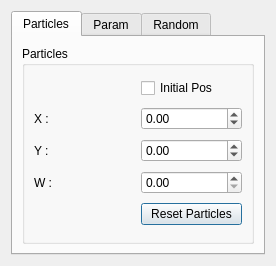
<?xml version="1.0" encoding="UTF-8"?>
<ui version="4.0">
 <class>MCLDialog</class>
 <widget class="QDialog" name="MCLDialog">
  <property name="geometry">
   <rect>
    <x>0</x>
    <y>0</y>
    <width>276</width>
    <height>266</height>
   </rect>
  </property>
  <property name="windowTitle">
   <string>Dialog</string>
  </property>
  <layout class="QGridLayout" name="gridLayout_3">
   <item row="0" column="0" rowspan="2">
    <widget class="QTabWidget" name="tabWidget">
     <property name="currentIndex">
      <number>0</number>
     </property>
     <widget class="QWidget" name="tab">
      <attribute name="title">
       <string>Particles</string>
      </attribute>
      <layout class="QGridLayout" name="gridLayout_7">
       <item row="0" column="0">
        <widget class="QGroupBox" name="groupBox">
         <property name="title">
          <string>Particles</string>
         </property>
         <layout class="QGridLayout" name="gridLayout">
          <item row="0" column="1">
           <widget class="QCheckBox" name="checkBox">
            <property name="text">
             <string>Initial Pos</string>
            </property>
           </widget>
          </item>
          <item row="1" column="0">
           <widget class="QLabel" name="label">
            <property name="text">
             <string>X :</string>
            </property>
           </widget>
          </item>
          <item row="1" column="1">
           <widget class="QDoubleSpinBox" name="xpos_spinbox">
            <property name="minimum">
             <double>-4.500000000000000</double>
            </property>
            <property name="maximum">
             <double>4.500000000000000</double>
            </property>
            <property name="singleStep">
             <double>0.100000000000000</double>
            </property>
           </widget>
          </item>
          <item row="2" column="0">
           <widget class="QLabel" name="label_2">
            <property name="text">
             <string>Y :</string>
            </property>
           </widget>
          </item>
          <item row="2" column="1">
           <widget class="QDoubleSpinBox" name="ypos_spinbox">
            <property name="minimum">
             <double>-3.000000000000000</double>
            </property>
            <property name="maximum">
             <double>3.000000000000000</double>
            </property>
            <property name="singleStep">
             <double>0.100000000000000</double>
            </property>
            <property name="value">
             <double>0.000000000000000</double>
            </property>
           </widget>
          </item>
          <item row="3" column="0">
           <widget class="QLabel" name="label_3">
            <property name="text">
             <string>W :</string>
            </property>
           </widget>
          </item>
          <item row="3" column="1">
           <widget class="QDoubleSpinBox" name="wpos_spinbox">
            <property name="maximum">
             <double>360.000000000000000</double>
            </property>
           </widget>
          </item>
          <item row="4" column="1">
           <widget class="QPushButton" name="reset_btn">
            <property name="text">
             <string>Reset Particles</string>
            </property>
           </widget>
          </item>
         </layout>
        </widget>
       </item>
      </layout>
     </widget>
     <widget class="QWidget" name="tab_2">
      <attribute name="title">
       <string>Param</string>
      </attribute>
      <layout class="QGridLayout" name="gridLayout_6">
       <item row="0" column="0">
        <widget class="QGroupBox" name="groupBox_3">
         <property name="title">
          <string>Params</string>
         </property>
         <layout class="QGridLayout" name="gridLayout_4">
          <item row="2" column="0">
           <widget class="QLabel" name="label_8">
            <property name="text">
             <string>w_vision :</string>
            </property>
           </widget>
          </item>
          <item row="3" column="0">
           <widget class="QLabel" name="label_10">
            <property name="text">
             <string>w_compass :</string>
            </property>
           </widget>
          </item>
          <item row="4" column="0">
           <widget class="QPushButton" name="set_augment_btn">
            <property name="text">
             <string>Set Aug</string>
            </property>
           </widget>
          </item>
          <item row="4" column="1">
           <widget class="QPushButton" name="set_weight_btn">
            <property name="text">
             <string>Set Weight</string>
            </property>
           </widget>
          </item>
          <item row="2" column="1">
           <widget class="QDoubleSpinBox" name="wvis_sbox">
            <property name="decimals">
             <number>3</number>
            </property>
            <property name="maximum">
             <double>1.000000000000000</double>
            </property>
            <property name="singleStep">
             <double>0.010000000000000</double>
            </property>
           </widget>
          </item>
          <item row="1" column="0">
           <widget class="QLabel" name="label_6">
            <property name="text">
             <string>a_slow :</string>
            </property>
           </widget>
          </item>
          <item row="1" column="1">
           <widget class="QDoubleSpinBox" name="a_slow_sbox">
            <property name="decimals">
             <number>5</number>
            </property>
            <property name="maximum">
             <double>1.000000000000000</double>
            </property>
            <property name="singleStep">
             <double>0.000001000000000</double>
            </property>
           </widget>
          </item>
          <item row="0" column="0">
           <widget class="QLabel" name="label_4">
            <property name="text">
             <string>a_fast :</string>
            </property>
           </widget>
          </item>
          <item row="0" column="1">
           <widget class="QDoubleSpinBox" name="a_fast_sbox">
            <property name="decimals">
             <number>5</number>
            </property>
            <property name="maximum">
             <double>2.000000000000000</double>
            </property>
            <property name="singleStep">
             <double>0.000010000000000</double>
            </property>
           </widget>
          </item>
          <item row="3" column="1">
           <widget class="QDoubleSpinBox" name="wcmps_sbox">
            <property name="decimals">
             <number>3</number>
            </property>
            <property name="maximum">
             <double>1.000000000000000</double>
            </property>
            <property name="singleStep">
             <double>0.010000000000000</double>
            </property>
           </widget>
          </item>
         </layout>
        </widget>
       </item>
      </layout>
     </widget>
     <widget class="QWidget" name="tab_3">
      <attribute name="title">
       <string>Random</string>
      </attribute>
      <layout class="QGridLayout" name="gridLayout_5">
       <item row="0" column="0">
        <widget class="QGroupBox" name="groupBox_2">
         <property name="title">
          <string>Random</string>
         </property>
         <layout class="QGridLayout" name="gridLayout_2">
          <item row="0" column="0">
           <widget class="QLabel" name="label_5">
            <property name="text">
             <string>X Variance :</string>
            </property>
           </widget>
          </item>
          <item row="1" column="0">
           <widget class="QLabel" name="label_9">
            <property name="text">
             <string>Y Variance :</string>
            </property>
           </widget>
          </item>
          <item row="0" column="1">
           <widget class="QDoubleSpinBox" name="xvar_spinbox"/>
          </item>
          <item row="2" column="0">
           <widget class="QLabel" name="label_7">
            <property name="text">
             <string>Angle Var :</string>
            </property>
           </widget>
          </item>
          <item row="4" column="1">
           <widget class="QPushButton" name="apply_btn">
            <property name="text">
             <string>Apply</string>
            </property>
           </widget>
          </item>
          <item row="1" column="1">
           <widget class="QDoubleSpinBox" name="yvar_spinbox"/>
          </item>
          <item row="2" column="1">
           <widget class="QDoubleSpinBox" name="angle_var_spinbox"/>
          </item>
          <item row="3" column="1">
           <spacer name="verticalSpacer">
            <property name="orientation">
             <enum>Qt::Vertical</enum>
            </property>
            <property name="sizeHint" stdset="0">
             <size>
              <width>20</width>
              <height>40</height>
             </size>
            </property>
           </spacer>
          </item>
         </layout>
        </widget>
       </item>
      </layout>
     </widget>
    </widget>
   </item>
  </layout>
 </widget>
 <resources/>
 <connections/>
</ui>
